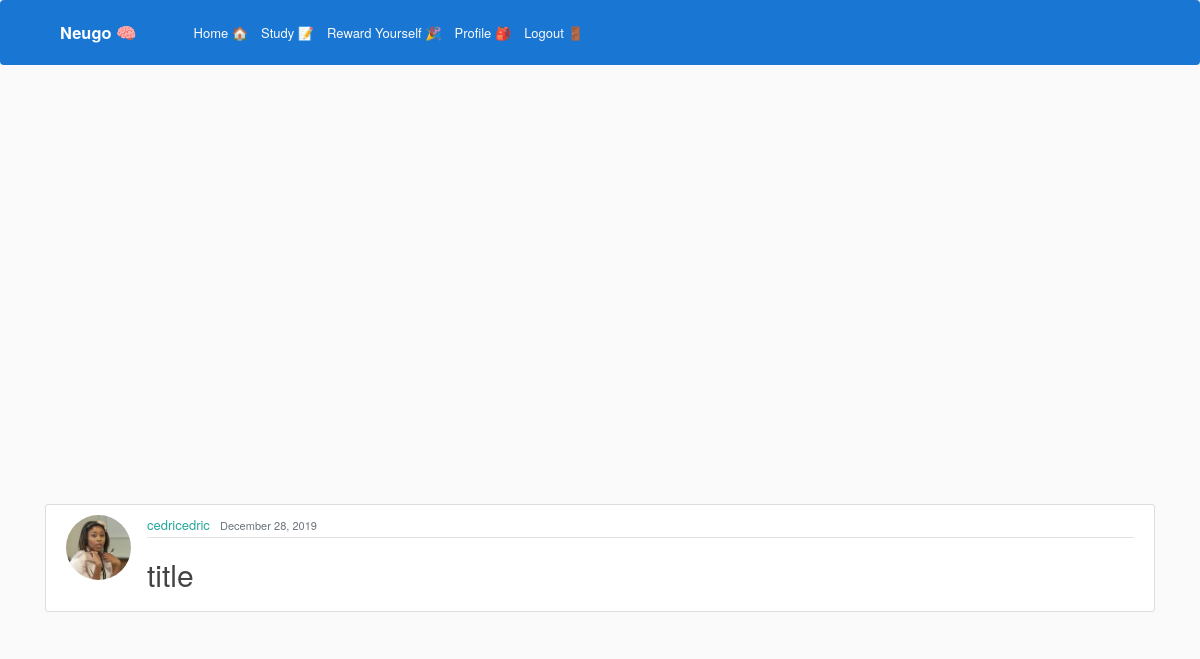
/post/1/ (signed in), run on the app's committed database.
### blog/models.py (models this page shows, shortened)
class Post(models.Model):
    objects = models.Manager()
    title = "title" #models.CharField(max_length=100)
    time_studied = models.IntegerField(default=20)
    date_posted = models.DateTimeField(default=timezone.now)
    author = models.ForeignKey(User, on_delete=models.CASCADE)

### users/models.py (models this page shows, shortened)
class Profile(models.Model):
    user = models.OneToOneField(User, on_delete=models.CASCADE)
    profile_pictures = [
        "asian_student.jpeg",
        "black_and_white_photo.jpg",
        "college_student.jpeg",
        "girl_looking_sideways.jpg",
        "nerdy_guy.jpg",
        "science_student.jpeg",
        "student_sitting_on_grass.jpg",
    ]
    for i in range(len(profile_pictures)):
        profile_pictures[i] = "potential_pics/" + profile_pictures[i]
    image = models.ImageField(
        default=random.choice(profile_pictures), upload_to="profile_pics"
    )
    wallet_points = models.BigIntegerField(default=0)
    university = models.CharField(default="", max_length=35)
    subject = models.CharField(default="", max_length=35)

### blog/views.py (the view)
# urls.py: path('post/<int:pk>/', PostDetailView.as_view(), name='post-detail'),
class PostDetailView(DetailView):
    model = Post

### blog/templates/blog/post_detail.html (shortened to what this page needs)
{% extends "blog/base.html" %}
{% block content %}
  <article class="media content-section">
    <img class="rounded-circle article-img" src="{{ object.author.profile.image.url }}">
    <div class="media-body">
      <div class="article-metadata">
        <a class="mr-2" href="{% url 'user-posts' object.author.username %}">{{ object.author }}</a>
        <small class="text-muted">{{ object.date_posted|date:"F d, Y" }}</small>
      </div>
      <h2 class="article-title">{{ object.title }}</h2>
    </div>
  </article>
{% endblock content %}

### static/blog/main1.css (style rules this page uses)
body { background: #fafafa; color: #333333; }
h1, h2, h3, h4, h5, h6 { color: #444444; }
.content-section { background: #ffffff; padding: 10px 20px; border: 1px solid #dddddd; border-radius: 3px; margin-bottom: 20px; }
.article-title { color: #444444; }
.article-img { height: 65px; width: 65px; margin-right: 16px; }
.article-metadata { padding-bottom: 1px; margin-bottom: 4px; border-bottom: 1px solid #e3e3e3 }

### static/css/timernew.css (style rules this page uses)
body { background: #fafafa; color: #333333; margin-top: 5rem; }

### data on the page
Post: author.profile.image (picture), author "cedricedric", date_posted "December 28, 2019", title "title"
